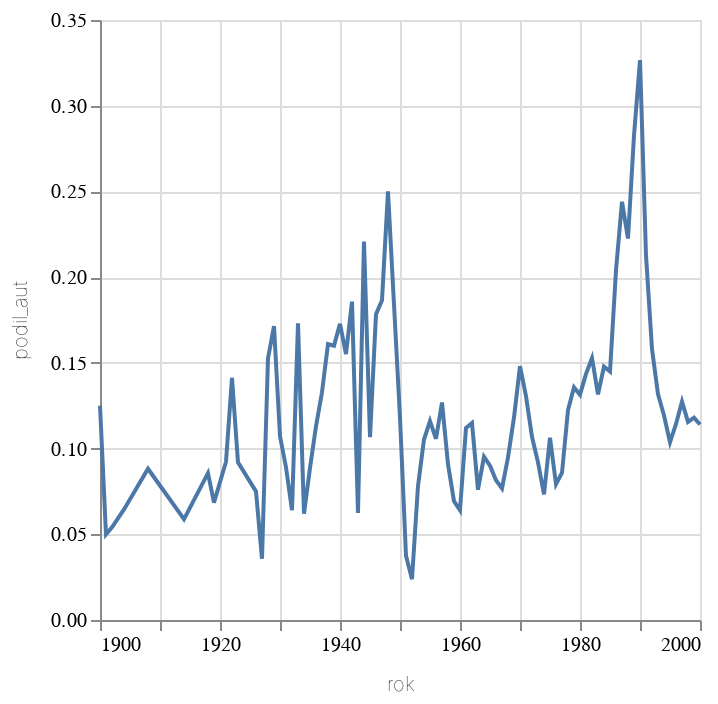

Here is the notebook cell this chart was saved with:
### Code cell
alt.Chart(alt_friendly(df_koncici.filter(pl.col("rok").is_between(1900,2000))), width=300).mark_line().encode(alt.X("rok:T"), alt.Y("podil_aut:Q"))

### Figure 1 — Vega-Lite specification as saved in the notebook (floating-point values rounded to 4 significant figures)
{"config": {"title": {"font": "Noticia Text", "fontSize": 14, "anchor": "start", "fontWeight": "bolder", "subtitleFont": "Noticia Text", "subtitleFontSize": 12, "subtitleFontWeight": "lighter", "subtitlePadding": 12, "dy": -12}, "axis": {"labelFont": "Asap", "titleFont": "Asap", "fontWeight": "lighter", "titleFontWeight": "lighter", "labelFontSize": 10, "titleFontSize": 10, "labelPadding": 2, "titlePadding": 10}, "legend": {"labelFont": "Asap", "labelFontWeight": "normal", "titleFont": "Asap", "titleFontWeight": "normal", "labelFontSize": 10, "titleFontSize": 10}}, "data": {"name": "data-c16acf19951ce01226c0033c0b26ad48"}, "mark": {"type": "line"}, "encoding": {"x": {"field": "rok", "type": "temporal"}, "y": {"field": "podil_aut", "type": "quantitative"}}, "width": 300, "$schema": "https://vega.github.io/schema/vega-lite/v5.8.0.json", "datasets": {"data-c16acf19951ce01226c0033c0b26ad48": [{"rok": "1900-01-01T00:00:00", "skoncilo": 10, "celkem": 148, "podil": 0.06757, "podil_ill": 0.06667, "podil_trl": 0.06173, "podil_aut": 0.125}, {"rok": "1901-01-01T00:00:00", "skoncilo": 9, "celkem": 131, "podil": 0.0687, "podil_ill": 0.06667, "podil_trl": 0.04688, "podil_aut": 0.05}, {"rok": "1902-01-01T00:00:00", "skoncilo": 10, "celkem": 159, "podil": 0.06289, "podil_ill": 0.05, "podil_trl": 0.08955, "podil_aut": 0.05405}, {"rok": "1904-01-01T00:00:00", "skoncilo": 11, "celkem": 141, "podil": 0.07801, "podil_ill": 0.07692, "podil_trl": 0.1129, "podil_aut": 0.06452}, {"rok": "1908-01-01T00:00:00", "skoncilo": 10, "celkem": 161, "podil": 0.06211, "podil_ill": 0.05556, "podil_trl": 0.04478, "podil_aut": 0.08824}, {"rok": "1914-01-01T00:00:00", "skoncilo": 15, "celkem": 147, "podil": 0.102, "podil_ill": 0.05, "podil_trl": 0.1579, "podil_aut": 0.05882}, {"rok": "1918-01-01T00:00:00", "skoncilo": 11, "celkem": 145, "podil": 0.07586, "podil_ill": 0.04167, "podil_trl": 0.05172, "podil_aut": 0.08571}, {"rok": "1919-01-01T00:00:00", "skoncilo": 13, "celkem": 252, "podil": 0.05159, "podil_ill": 0.02778, "podil_trl": 0.0396, "podil_aut": 0.06849}, {"rok": "1921-01-01T00:00:00", "skoncilo": 27, "celkem": 304, "podil": 0.08882, "podil_ill": 0.0303, "podil_trl": 0.1079, "podil_aut": 0.09231}, {"rok": "1922-01-01T00:00:00", "skoncilo": 21, "celkem": 291, "podil": 0.07216, "podil_ill": 0.02857, "podil_trl": 0.03361, "podil_aut": 0.1412}, {"rok": "1923-01-01T00:00:00", "skoncilo": 27, "celkem": 335, "podil": 0.0806, "podil_ill": 0.01852, "podil_trl": 0.07692, "podil_aut": 0.09195}, {"rok": "1926-01-01T00:00:00", "skoncilo": 49, "celkem": 428, "podil": 0.1145, "podil_ill": 0.09836, "podil_trl": 0.1323, "podil_aut": 0.075}, {"rok": "1927-01-01T00:00:00", "skoncilo": 38, "celkem": 374, "podil": 0.1016, "podil_ill": 0.03636, "podil_trl": 0.1148, "podil_aut": 0.03571}, {"rok": "1928-01-01T00:00:00", "skoncilo": 40, "celkem": 396, "podil": 0.101, "podil_ill": 0.01639, "podil_trl": 0.09659, "podil_aut": 0.1525}, {"rok": "1929-01-01T00:00:00", "skoncilo": 48, "celkem": 428, "podil": 0.1121, "podil_ill": 0.04286, "podil_trl": 0.1, "podil_aut": 0.1714}, {"rok": "1930-01-01T00:00:00", "skoncilo": 32, "celkem": 450, "podil": 0.07111, "podil_ill": 0.02532, "podil_trl": 0.06436, "podil_aut": 0.1071}, {"rok": "1931-01-01T00:00:00", "skoncilo": 31, "celkem": 432, "podil": 0.07176, "podil_ill": 0.03279, "podil_trl": 0.05699, "podil_aut": 0.08911}, {"rok": "1932-01-01T00:00:00", "skoncilo": 38, "celkem": 400, "podil": 0.095, "podil_ill": 0.06897, "podil_trl": 0.1185, "podil_aut": 0.064}, {"rok": "1933-01-01T00:00:00", "skoncilo": 35, "celkem": 356, "podil": 0.09831, "podil_ill": 0.01639, "podil_trl": 0.07692, "podil_aut": 0.1731}, {"rok": "1934-01-01T00:00:00", "skoncilo": 30, "celkem": 432, "podil": 0.06944, "podil_ill": 0.05556, "podil_trl": 0.06612, "podil_aut": 0.06202}, {"rok": "1935-01-01T00:00:00", "skoncilo": 52, "celkem": 465, "podil": 0.1118, "podil_ill": 0.02941, "podil_trl": 0.08955, "podil_aut": 0.08861}, {"rok": "1936-01-01T00:00:00", "skoncilo": 46, "celkem": 489, "podil": 0.09407, "podil_ill": 0.03077, "podil_trl": 0.06475, "podil_aut": 0.113}, {"rok": "1937-01-01T00:00:00", "skoncilo": 58, "celkem": 477, "podil": 0.1216, "podil_ill": 0.07353, "podil_trl": 0.07031, "podil_aut": 0.1329}, {"rok": "1938-01-01T00:00:00", "skoncilo": 56, "celkem": 367, "podil": 0.1526, "podil_ill": 0.0566, "podil_trl": 0.19, "podil_aut": 0.161}, {"rok": "1939-01-01T00:00:00", "skoncilo": 51, "celkem": 337, "podil": 0.1513, "podil_ill": 0.06452, "podil_trl": 0.1154, "podil_aut": 0.16}, {"rok": "1940-01-01T00:00:00", "skoncilo": 50, "celkem": 419, "podil": 0.1193, "podil_ill": 0.1075, "podil_trl": 0.0989, "podil_aut": 0.1727}, {"rok": "1941-01-01T00:00:00", "skoncilo": 51, "celkem": 427, "podil": 0.1194, "podil_ill": 0.03158, "podil_trl": 0.08434, "podil_aut": 0.1552}, {"rok": "1942-01-01T00:00:00", "skoncilo": 32, "celkem": 283, "podil": 0.1131, "podil_ill": 0.0625, "podil_trl": 0.05172, "podil_aut": 0.1857}, {"rok": "1943-01-01T00:00:00", "skoncilo": 12, "celkem": 186, "podil": 0.06452, "podil_ill": 0.05, "podil_trl": 0.07692, "podil_aut": 0.0625}, {"rok": "1944-01-01T00:00:00", "skoncilo": 38, "celkem": 219, "podil": 0.1735, "podil_ill": 0.03846, "podil_trl": 0.1923, "podil_aut": 0.2208}, {"rok": "1945-01-01T00:00:00", "skoncilo": 19, "celkem": 261, "podil": 0.0728, "podil_ill": 0.06452, "podil_trl": 0.03571, "podil_aut": 0.1067}, {"rok": "1946-01-01T00:00:00", "skoncilo": 71, "celkem": 499, "podil": 0.1423, "podil_ill": 0.12, "podil_trl": 0.07921, "podil_aut": 0.1783}, {"rok": "1947-01-01T00:00:00", "skoncilo": 87, "celkem": 576, "podil": 0.151, "podil_ill": 0.09278, "podil_trl": 0.06803, "podil_aut": 0.1864}, {"rok": "1948-01-01T00:00:00", "skoncilo": 88, "celkem": 497, "podil": 0.1771, "podil_ill": 0.09333, "podil_trl": 0.129, "podil_aut": 0.25}, {"rok": "1950-01-01T00:00:00", "skoncilo": 22, "celkem": 369, "podil": 0.05962, "podil_ill": 0.05556, "podil_trl": 0.02655, "podil_aut": 0.1183}, {"rok": "1951-01-01T00:00:00", "skoncilo": 22, "celkem": 666, "podil": 0.03303, "podil_ill": 0.02857, "podil_trl": 0.02979, "podil_aut": 0.03743}, {"rok": "1952-01-01T00:00:00", "skoncilo": 27, "celkem": 612, "podil": 0.04412, "podil_ill": 0.01695, "podil_trl": 0.06373, "podil_aut": 0.02381}, {"rok": "1953-01-01T00:00:00", "skoncilo": 61, "celkem": 811, "podil": 0.07522, "podil_ill": 0.01408, "podil_trl": 0.07983, "podil_aut": 0.07818}, {"rok": "1954-01-01T00:00:00", "skoncilo": 65, "celkem": 843, "podil": 0.07711, "podil_ill": 0.02299, "podil_trl": 0.05155, "podil_aut": 0.1053}, {"rok": "1955-01-01T00:00:00", "skoncilo": 82, "celkem": 876, "podil": 0.09361, "podil_ill": 0.02247, "podil_trl": 0.1098, "podil_aut": 0.1161}, {"rok": "1956-01-01T00:00:00", "skoncilo": 64, "celkem": 912, "podil": 0.07018, "podil_ill": 0.0202, "podil_trl": 0.06145, "podil_aut": 0.1057}, {"rok": "1957-01-01T00:00:00", "skoncilo": 82, "celkem": 907, "podil": 0.09041, "podil_ill": 0.02062, "podil_trl": 0.03867, "podil_aut": 0.1269}, {"rok": "1958-01-01T00:00:00", "skoncilo": 64, "celkem": 1078, "podil": 0.05937, "podil_ill": 0.03125, "podil_trl": 0.03347, "podil_aut": 0.09091}, {"rok": "1959-01-01T00:00:00", "skoncilo": 73, "celkem": 1130, "podil": 0.0646, "podil_ill": 0.02564, "podil_trl": 0.05285, "podil_aut": 0.06931}, {"rok": "1960-01-01T00:00:00", "skoncilo": 72, "celkem": 1099, "podil": 0.06551, "podil_ill": 0.04717, "podil_trl": 0.06726, "podil_aut": 0.06404}, {"rok": "1961-01-01T00:00:00", "skoncilo": 117, "celkem": 1161, "podil": 0.1008, "podil_ill": 0.07031, "podil_trl": 0.06311, "podil_aut": 0.112}, {"rok": "1962-01-01T00:00:00", "skoncilo": 89, "celkem": 1063, "podil": 0.08373, "podil_ill": 0.01587, "podil_trl": 0.04787, "podil_aut": 0.1149}, {"rok": "1963-01-01T00:00:00", "skoncilo": 91, "celkem": 1186, "podil": 0.07673, "podil_ill": 0.02703, "podil_trl": 0.03902, "podil_aut": 0.076}, {"rok": "1964-01-01T00:00:00", "skoncilo": 93, "celkem": 1242, "podil": 0.07488, "podil_ill": 0.04167, "podil_trl": 0.03937, "podil_aut": 0.09524}, {"rok": "1965-01-01T00:00:00", "skoncilo": 84, "celkem": 1127, "podil": 0.07453, "podil_ill": 0.03759, "podil_trl": 0.04701, "podil_aut": 0.09}, {"rok": "1966-01-01T00:00:00", "skoncilo": 83, "celkem": 1270, "podil": 0.06535, "podil_ill": 0.02013, "podil_trl": 0.04364, "podil_aut": 0.08148}, {"rok": "1967-01-01T00:00:00", "skoncilo": 81, "celkem": 1228, "podil": 0.06596, "podil_ill": 0.007692, "podil_trl": 0.04382, "podil_aut": 0.07678}, {"rok": "1968-01-01T00:00:00", "skoncilo": 93, "celkem": 1171, "podil": 0.07942, "podil_ill": 0.03681, "podil_trl": 0.056, "podil_aut": 0.09485}, {"rok": "1969-01-01T00:00:00", "skoncilo": 101, "celkem": 1173, "podil": 0.0861, "podil_ill": 0.02564, "podil_trl": 0.03896, "podil_aut": 0.1182}, {"rok": "1970-01-01T00:00:00", "skoncilo": 122, "celkem": 1191, "podil": 0.1024, "podil_ill": 0.05161, "podil_trl": 0.04938, "podil_aut": 0.1481}, {"rok": "1971-01-01T00:00:00", "skoncilo": 114, "celkem": 1192, "podil": 0.09564, "podil_ill": 0.02, "podil_trl": 0.06615, "podil_aut": 0.1306}, {"rok": "1972-01-01T00:00:00", "skoncilo": 84, "celkem": 1262, "podil": 0.06656, "podil_ill": 0.02273, "podil_trl": 0.01266, "podil_aut": 0.1069}, {"rok": "1973-01-01T00:00:00", "skoncilo": 90, "celkem": 1224, "podil": 0.07353, "podil_ill": 0.01875, "podil_trl": 0.05118, "podil_aut": 0.09195}, {"rok": "1974-01-01T00:00:00", "skoncilo": 92, "celkem": 1331, "podil": 0.06912, "podil_ill": 0.03226, "podil_trl": 0.05376, "podil_aut": 0.0733}, {"rok": "1975-01-01T00:00:00", "skoncilo": 107, "celkem": 1342, "podil": 0.07973, "podil_ill": 0.03049, "podil_trl": 0.03806, "podil_aut": 0.1063}, {"rok": "1976-01-01T00:00:00", "skoncilo": 99, "celkem": 1318, "podil": 0.07511, "podil_ill": 0.006289, "podil_trl": 0.07143, "podil_aut": 0.07925}, {"rok": "1977-01-01T00:00:00", "skoncilo": 101, "celkem": 1415, "podil": 0.07138, "podil_ill": 0.02747, "podil_trl": 0.05137, "podil_aut": 0.08595}, {"rok": "1978-01-01T00:00:00", "skoncilo": 125, "celkem": 1447, "podil": 0.08639, "podil_ill": 0.05405, "podil_trl": 0.03716, "podil_aut": 0.1224}, {"rok": "1979-01-01T00:00:00", "skoncilo": 163, "celkem": 1595, "podil": 0.1022, "podil_ill": 0.04412, "podil_trl": 0.0427, "podil_aut": 0.1357}, {"rok": "1980-01-01T00:00:00", "skoncilo": 168, "celkem": 1587, "podil": 0.1059, "podil_ill": 0.03913, "podil_trl": 0.06641, "podil_aut": 0.1314}, {"rok": "1981-01-01T00:00:00", "skoncilo": 157, "celkem": 1604, "podil": 0.09788, "podil_ill": 0.0362, "podil_trl": 0.04797, "podil_aut": 0.1436}, {"rok": "1982-01-01T00:00:00", "skoncilo": 178, "celkem": 1665, "podil": 0.1069, "podil_ill": 0.03543, "podil_trl": 0.05844, "podil_aut": 0.1528}, {"rok": "1983-01-01T00:00:00", "skoncilo": 192, "celkem": 1879, "podil": 0.1022, "podil_ill": 0.03279, "podil_trl": 0.08671, "podil_aut": 0.1316}, {"rok": "1984-01-01T00:00:00", "skoncilo": 192, "celkem": 1891, "podil": 0.1015, "podil_ill": 0.03341, "podil_trl": 0.04777, "podil_aut": 0.1478}, {"rok": "1985-01-01T00:00:00", "skoncilo": 215, "celkem": 1885, "podil": 0.1141, "podil_ill": 0.04592, "podil_trl": 0.09006, "podil_aut": 0.145}, {"rok": "1986-01-01T00:00:00", "skoncilo": 264, "celkem": 1886, "podil": 0.14, "podil_ill": 0.05528, "podil_trl": 0.1072, "podil_aut": 0.2041}, {"rok": "1987-01-01T00:00:00", "skoncilo": 293, "celkem": 1843, "podil": 0.159, "podil_ill": 0.04082, "podil_trl": 0.09091, "podil_aut": 0.244}, {"rok": "1988-01-01T00:00:00", "skoncilo": 288, "celkem": 1846, "podil": 0.156, "podil_ill": 0.0684, "podil_trl": 0.1239, "podil_aut": 0.2225}, {"rok": "1989-01-01T00:00:00", "skoncilo": 367, "celkem": 1887, "podil": 0.1945, "podil_ill": 0.09602, "podil_trl": 0.1525, "podil_aut": 0.2827}, {"rok": "1990-01-01T00:00:00", "skoncilo": 370, "celkem": 1854, "podil": 0.1996, "podil_ill": 0.1083, "podil_trl": 0.139, "podil_aut": 0.3266}, {"rok": "1991-01-01T00:00:00", "skoncilo": 287, "celkem": 1871, "podil": 0.1534, "podil_ill": 0.107, "podil_trl": 0.1061, "podil_aut": 0.2127}, {"rok": "1992-01-01T00:00:00", "skoncilo": 220, "celkem": 2253, "podil": 0.09765, "podil_ill": 0.08289, "podil_trl": 0.06643, "podil_aut": 0.158}, {"rok": "1993-01-01T00:00:00", "skoncilo": 251, "celkem": 2491, "podil": 0.1008, "podil_ill": 0.07937, "podil_trl": 0.07208, "podil_aut": 0.1317}, {"rok": "1994-01-01T00:00:00", "skoncilo": 294, "celkem": 2739, "podil": 0.1073, "podil_ill": 0.07429, "podil_trl": 0.05702, "podil_aut": 0.1193}, {"rok": "1995-01-01T00:00:00", "skoncilo": 413, "celkem": 3029, "podil": 0.1363, "podil_ill": 0.1032, "podil_trl": 0.07271, "podil_aut": 0.1037}, {"rok": "1996-01-01T00:00:00", "skoncilo": 308, "celkem": 2781, "podil": 0.1108, "podil_ill": 0.08772, "podil_trl": 0.1141, "podil_aut": 0.1144}, {"rok": "1997-01-01T00:00:00", "skoncilo": 289, "celkem": 2707, "podil": 0.1068, "podil_ill": 0.08544, "podil_trl": 0.08687, "podil_aut": 0.1274}, {"rok": "1998-01-01T00:00:00", "skoncilo": 243, "celkem": 2571, "podil": 0.09452, "podil_ill": 0.1148, "podil_trl": 0.05876, "podil_aut": 0.1156}, {"rok": "1999-01-01T00:00:00", "skoncilo": 267, "celkem": 2509, "podil": 0.1064, "podil_ill": 0.08647, "podil_trl": 0.07872, "podil_aut": 0.118}, {"rok": "2000-01-01T00:00:00", "skoncilo": 239, "celkem": 2388, "podil": 0.1001, "podil_ill": 0.08051, "podil_trl": 0.08068, "podil_aut": 0.1141}]}}
